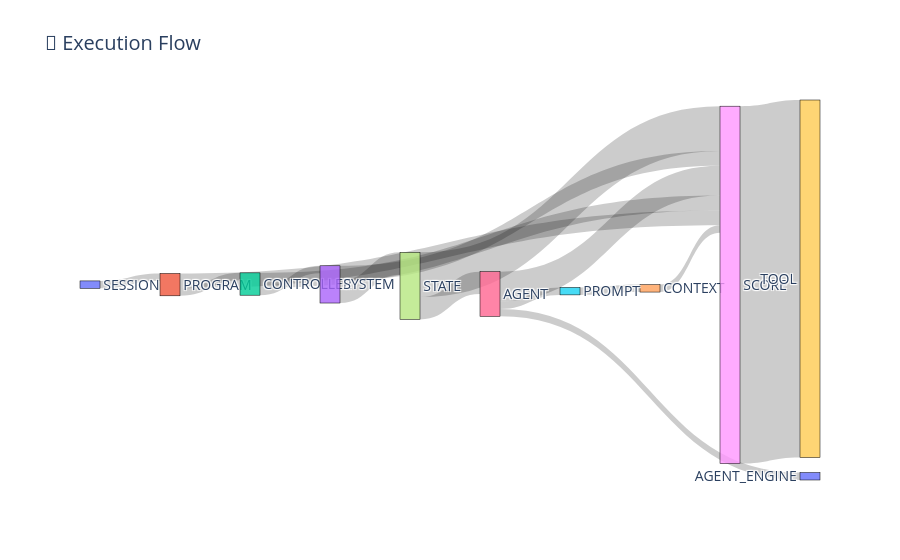

The code cell stored with this chart in its notebook:
### Markdown cell above
### 🧩 Execution Flow (Provider Type Nesting)

This Sankey diagram visualizes the hierarchical execution path taken by the system during a program run.

#### 🔍 What this code does:
- The code groups log entries (`provider_log`) by their `called_by_type` (who invoked them) and `provider_type` (what kind of provider was called).
- It then builds a flow network showing how control moves from one provider type to the next.
- The width of each band represents the number of calls made along that path.

#### 🧠 What you're seeing in the chart:
- **Left-to-right flow** from high-level providers like `session`, `program`, and `controller`, down to mid-level like `system` and `state`, and finally to low-level workers like `agent`, `score`, and `tool`.
- **Wider bands** indicate more frequent interactions. For example, the `state → score` and `score → tool` flows are thick, indicating heavy evaluation and tool usage.
- **Branching paths** (e.g., from `agent` to `score`, `tool`, `agent_engine`) reveal the dependencies that agents rely on to make decisions.

This diagram is useful for identifying:
- Execution bottlenecks
- Overused subsystems
- System architecture layering

It’s a high-level snapshot of how components orchestrate a complete run.

### Code cell
import plotly.graph_objects as go

# Step 1: Clean copy
df_sankey = df.copy()

# Step 2: Simplify labels to suffix
df_sankey["source"] = df_sankey["called_by_type"].fillna("start")
df_sankey["target"] = df_sankey["provider_type"]
df_sankey["source_label"] = df_sankey["source"].apply(lambda x: str(x).split(".")[-1])
df_sankey["target_label"] = df_sankey["target"].apply(lambda x: str(x).split(".")[-1])

# Step 3: Enforce node order by appearance in time
ordered_labels = pd.concat([df_sankey["source_label"], df_sankey["target_label"]], ignore_index=True).dropna().unique().tolist()
node_indices = {label: i for i, label in enumerate(ordered_labels)}

# Step 4: Build link data
link_data = (
    df_sankey.groupby(["source_label", "target_label"])
    .size()
    .reset_index(name="count")
    .assign(
        source_idx=lambda d: d["source_label"].map(node_indices),
        target_idx=lambda d: d["target_label"].map(node_indices)
    )
)

# Step 5: Plot Sankey
fig = go.Figure(go.Sankey(
    node=dict(
        pad=15,
        thickness=20,
        line=dict(color="black", width=0.5),
        label=ordered_labels
    ),
    link=dict(
        source=link_data["source_idx"],
        target=link_data["target_idx"],
        value=link_data["count"]
    )
))

fig.update_layout(title_text="🧩 Execution Flow", font_size=14)
fig.show()

### Figure 1 — Plotly figure (JSON) as saved in the notebook; plotly's stock layout.template omitted (floating-point values rounded to 4 significant figures)
{"data": [{"link": {"source": [6, 6, 6, 4, 2, 2, 1, 1, 5, 8, 0, 7, 7, 3, 3], "target": [10, 5, 8, 8, 8, 3, 2, 8, 4, 9, 1, 6, 8, 8, 7], "value": [1, 1, 4, 1, 2, 1, 1, 2, 1, 48, 1, 3, 6, 2, 3]}, "node": {"label": ["SESSION", "PROGRAM", "CONTROLLER", "SYSTEM", "CONTEXT", "PROMPT", "AGENT", "STATE", "SCORE", "TOOL", "AGENT_ENGINE"], "line": {"color": "black", "width": 0.5}, "pad": 15, "thickness": 20}, "type": "sankey"}], "layout": {"font": {"size": 14}, "title": {"text": "🧩 Execution Flow"}}}
